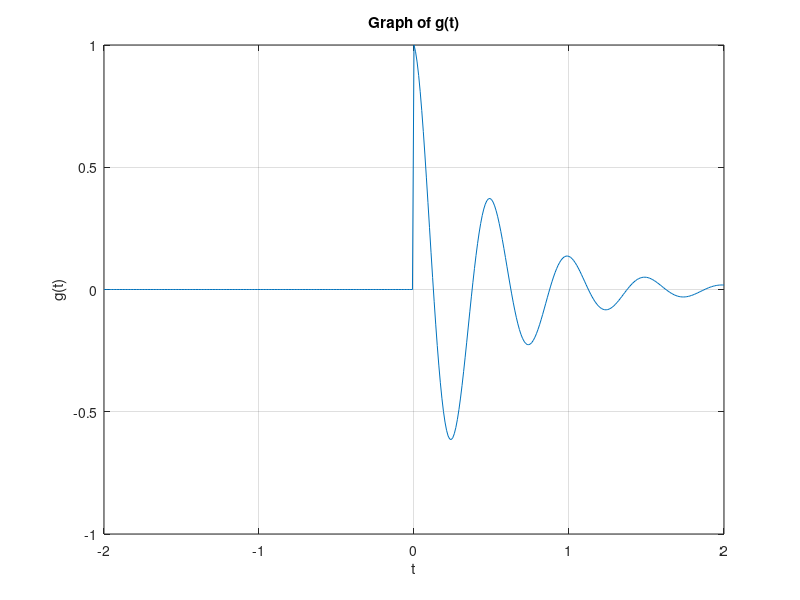

Here is the MATLAB script that generated this plot:
figure;
t = (-2:0.01:2);
u = @(t) 1.0.*(t>=0);
f = @(t) exp(-2*t).*cos(4*pi*t);
g = @(t) f(t).*u(t);
plot(t,g(t));
xlabel('t');
ylabel('g(t)');
title("Graph of g(t)");
grid;
